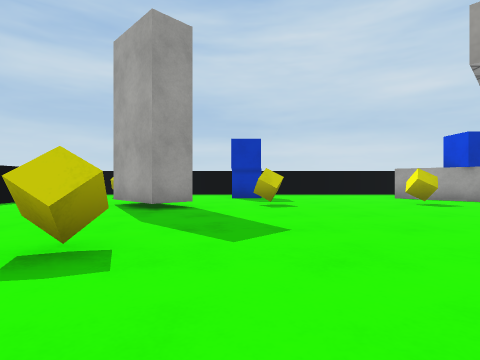
[1] (above)

19 first-person views from a walk through a 3-D level made in the Unity game engine. The camera is 0.62 m above the floor, looks level and sees 80° across. The floor is counted in squares, 1 m on a side. Each view is taken from the middle of a square. On the plan, view 1 faces up. The plan holds only what a view shows up to about 9 squares ahead; the rest is blank. The place goes on beyond the plan. The player character is not drawn. Surface patterns are stand-ins for the level's own textures.

[2]
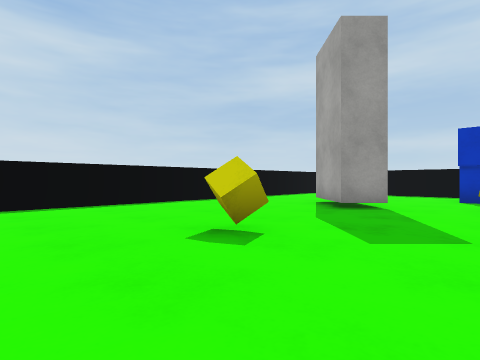

[3]
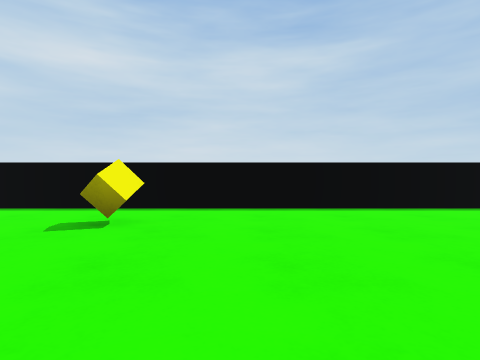

[4]
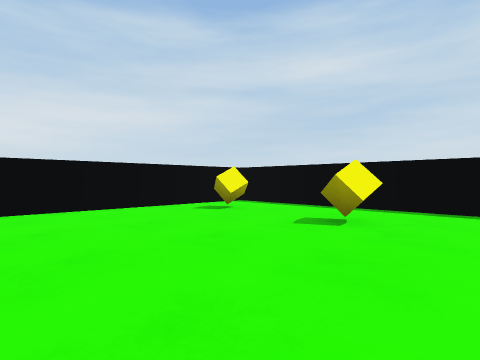

[5]
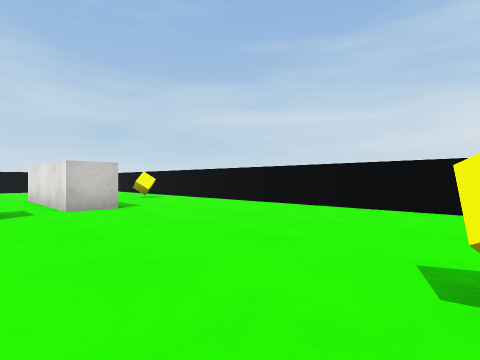

[6]
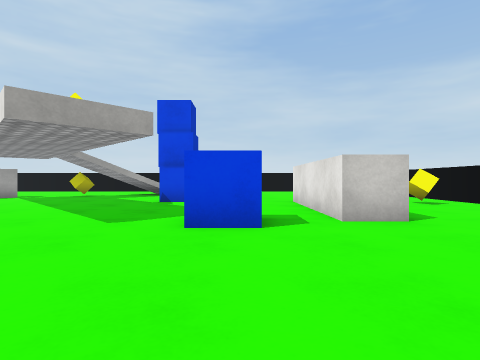

[7]
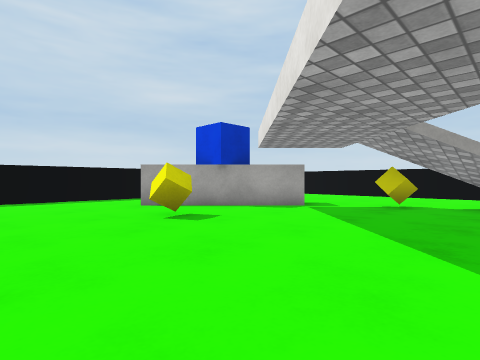

[8]
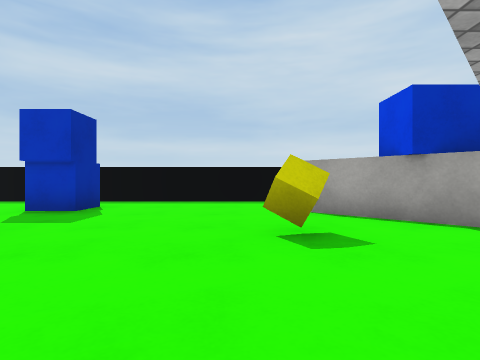

[9]
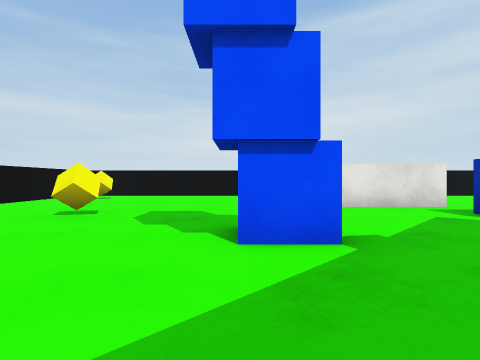

[10]
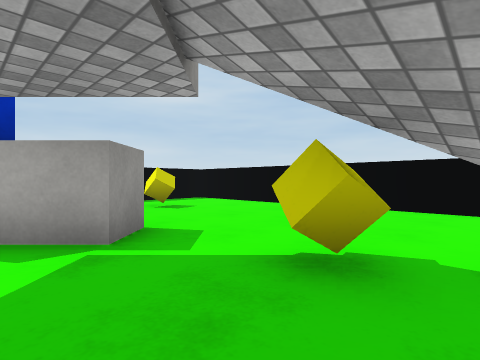

[11]
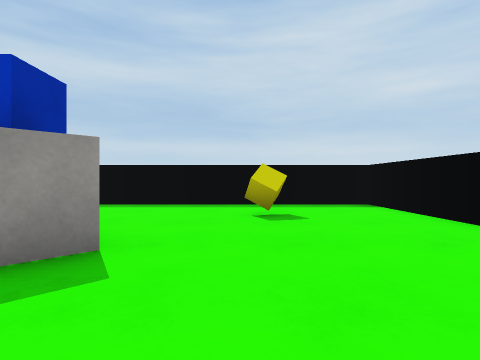

[12]
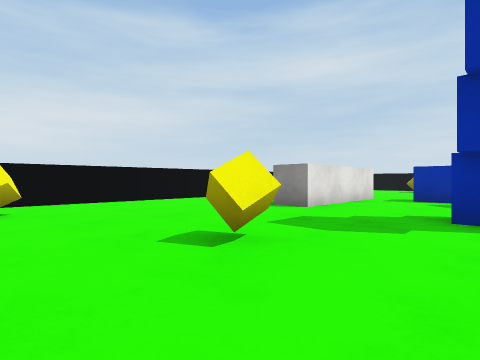

[13]
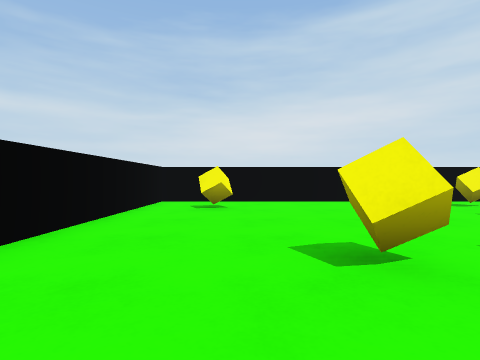

[14]
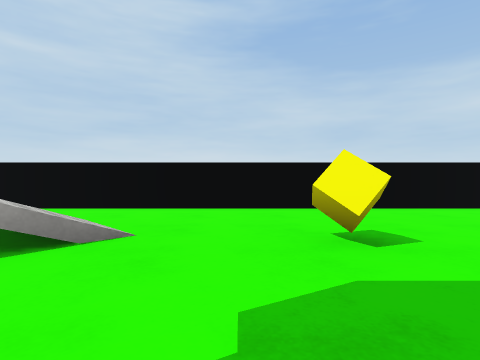

[15]
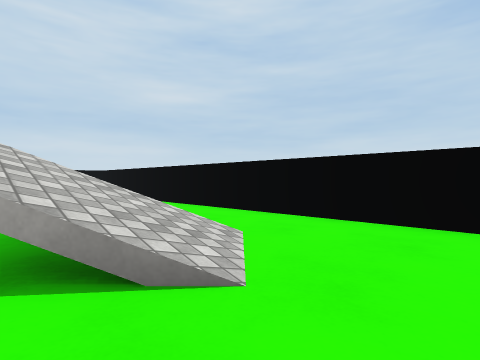

[16]
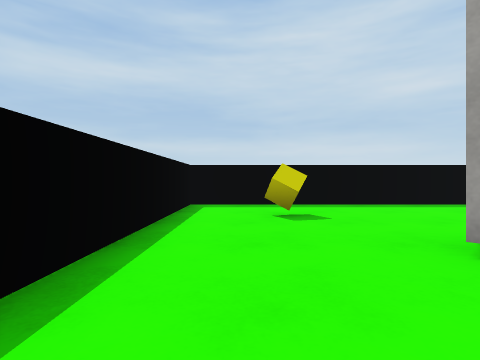

[17]
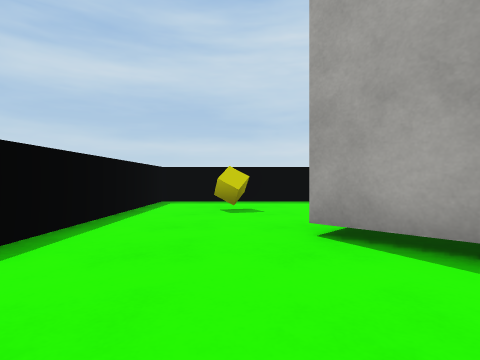

[18]
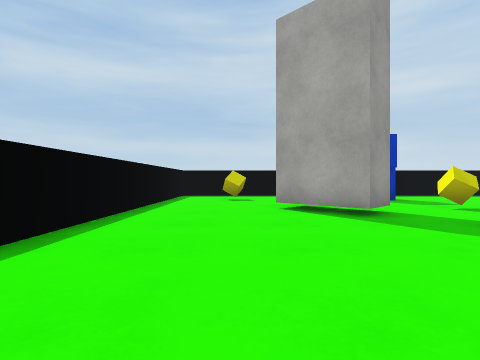

[19]
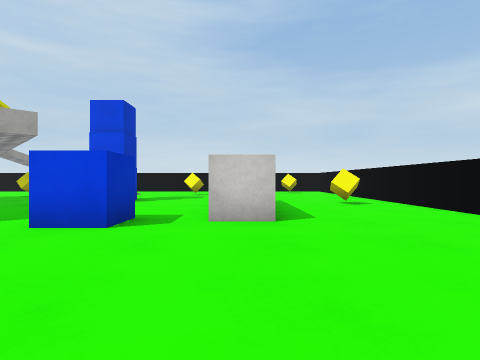

### Floor plan
Points are (right, up) in squares from view 1. A wall is a line through its corners. A room is listed if a view was taken in it or the views show most of it. See-through windows are left out.
Room 1 (views 1, 2, 3, 4, 5, 6, 7, 8, 9, 10, 12, 13, 14, 15, 16, 17, 18, 19)
walls: (2.3, -3.6) (2.3, -2.5) (6.3, -2.5) (6.3, -3.5); (-1, 6.6) (-1.8, 5.8) (-3.2, 7.3); (8.1, 6.8) (5.2, 9.7); (5.5, 12.2) (-6.2, 12.2) (-6.2, -7.2); (-5.6, -7.3) (13.3, -7.3) (13.3, 4.5)
ways out: opening at (5, 11.5) to room 2; opening at (10.5, 4.5) to room 2
objects: yellow cube (-4, -6); yellow cube (-4, -3); yellow cube (-4, 10); yellow cube (-2, 3); blue cube (0, 10); yellow cube (1, 7); blue cube (2, -1); yellow cube (5, -6); yellow cube (5, 7); blue cube (6, 1) to (7, 1); yellow cube (9, 5); yellow cube (10, -1); yellow cube (12, -5)
Room 2 (view 11)
walls: (8.8, 7.6) (8.1, 6.8); (13.3, 4.5) (13.3, 12.2) (5.5, 12.2)
ways out: opening at (5, 11.5) to room 1; opening at (10.5, 4.5) to room 1
objects: yellow cube (10, 10)

Where each view was taken, in squares from view 1:
view 1: 0 up, 0 right, facing up
view 2: 0 up, 1 right, facing up-left
view 3: 1 down, 0 right, facing left
view 4: 1 down, 0 right, facing down-left
view 5: 1 down, 4 left, facing down-right
view 6: 1 down, 2 left, facing right
view 7: 3 up, 2 right, facing up-right
view 8: 4 up, 4 right, facing up
view 9: 4 up, 7 right, facing down
view 10: 4 up, 7 right, facing up-right
view 11: 5 up, 10 right, facing up
view 12: 1 up, 12 right, facing down-left
view 13: 1 up, 11 right, facing down
view 14: 0 up, 7 right, facing right
view 15: 0 up, 9 right, facing up-right
view 16: 5 up, 5 left, facing up
view 17: 4 up, 4 left, facing up
view 18: 1 up, 4 left, facing up
view 19: 3 down, 2 left, facing right
